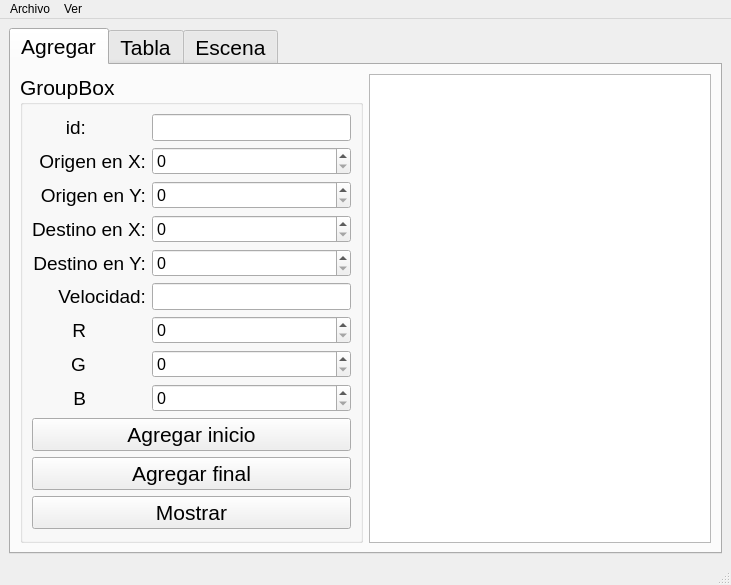
<?xml version="1.0" encoding="UTF-8"?>
<ui version="4.0">
 <class>MainWindow</class>
 <widget class="QMainWindow" name="MainWindow">
  <property name="geometry">
   <rect>
    <x>0</x>
    <y>0</y>
    <width>731</width>
    <height>538</height>
   </rect>
  </property>
  <property name="windowTitle">
   <string>Actividad 8</string>
  </property>
  <widget class="QWidget" name="centralwidget">
   <layout class="QGridLayout" name="gridLayout_3">
    <item row="0" column="0">
     <widget class="QTabWidget" name="tabWidget">
      <property name="font">
       <font>
        <family>Arial</family>
        <pointsize>16</pointsize>
       </font>
      </property>
      <property name="currentIndex">
       <number>0</number>
      </property>
      <widget class="QWidget" name="tab">
       <attribute name="title">
        <string>Agregar</string>
       </attribute>
       <layout class="QGridLayout" name="gridLayout_2">
        <item row="0" column="0">
         <widget class="QGroupBox" name="groupBox">
          <property name="title">
           <string>GroupBox</string>
          </property>
          <layout class="QGridLayout" name="gridLayout">
           <item row="4" column="1" colspan="2">
            <widget class="QLabel" name="lbl_yDestination">
             <property name="font">
              <font>
               <family>Arial</family>
               <pointsize>14</pointsize>
              </font>
             </property>
             <property name="text">
              <string>Destino en Y:</string>
             </property>
             <property name="alignment">
              <set>Qt::AlignRight|Qt::AlignTrailing|Qt::AlignVCenter</set>
             </property>
            </widget>
           </item>
           <item row="1" column="1" colspan="2">
            <widget class="QLabel" name="lbl_xOrigin">
             <property name="font">
              <font>
               <family>Arial</family>
               <pointsize>14</pointsize>
              </font>
             </property>
             <property name="text">
              <string>Origen en X:</string>
             </property>
             <property name="alignment">
              <set>Qt::AlignRight|Qt::AlignTrailing|Qt::AlignVCenter</set>
             </property>
            </widget>
           </item>
           <item row="11" column="1" colspan="3">
            <widget class="QPushButton" name="btnCreate_back">
             <property name="font">
              <font>
               <family>Arial</family>
               <pointsize>16</pointsize>
              </font>
             </property>
             <property name="text">
              <string>Agregar final</string>
             </property>
            </widget>
           </item>
           <item row="5" column="3">
            <widget class="QLineEdit" name="line_velocity">
             <property name="font">
              <font>
               <family>Arial</family>
               <pointsize>12</pointsize>
              </font>
             </property>
            </widget>
           </item>
           <item row="1" column="3">
            <widget class="QSpinBox" name="spinBox_xOrigin">
             <property name="font">
              <font>
               <family>Arial</family>
               <pointsize>12</pointsize>
              </font>
             </property>
             <property name="maximum">
              <number>500</number>
             </property>
            </widget>
           </item>
           <item row="7" column="1">
            <widget class="QLabel" name="lbl_velocity_4">
             <property name="font">
              <font>
               <family>Arial</family>
               <pointsize>14</pointsize>
              </font>
             </property>
             <property name="text">
              <string>G</string>
             </property>
             <property name="alignment">
              <set>Qt::AlignRight|Qt::AlignTrailing|Qt::AlignVCenter</set>
             </property>
            </widget>
           </item>
           <item row="0" column="3">
            <widget class="QLineEdit" name="line_id">
             <property name="font">
              <font>
               <family>Arial</family>
               <pointsize>12</pointsize>
              </font>
             </property>
            </widget>
           </item>
           <item row="8" column="3">
            <widget class="QSpinBox" name="spinBox_blue">
             <property name="font">
              <font>
               <family>Arial</family>
               <pointsize>12</pointsize>
              </font>
             </property>
             <property name="maximum">
              <number>255</number>
             </property>
            </widget>
           </item>
           <item row="10" column="1" colspan="3">
            <widget class="QPushButton" name="btnCreate_front">
             <property name="font">
              <font>
               <family>Arial</family>
               <pointsize>16</pointsize>
              </font>
             </property>
             <property name="text">
              <string>Agregar inicio</string>
             </property>
            </widget>
           </item>
           <item row="3" column="1" colspan="2">
            <widget class="QLabel" name="lbl_xDestination">
             <property name="font">
              <font>
               <family>Arial</family>
               <pointsize>14</pointsize>
              </font>
             </property>
             <property name="text">
              <string>Destino en X:</string>
             </property>
             <property name="alignment">
              <set>Qt::AlignRight|Qt::AlignTrailing|Qt::AlignVCenter</set>
             </property>
            </widget>
           </item>
           <item row="6" column="3">
            <widget class="QSpinBox" name="spinBox_red">
             <property name="font">
              <font>
               <family>Arial</family>
               <pointsize>12</pointsize>
              </font>
             </property>
             <property name="maximum">
              <number>255</number>
             </property>
            </widget>
           </item>
           <item row="6" column="1">
            <widget class="QLabel" name="lbl_velocity_3">
             <property name="font">
              <font>
               <family>Arial</family>
               <pointsize>14</pointsize>
              </font>
             </property>
             <property name="text">
              <string>R</string>
             </property>
             <property name="alignment">
              <set>Qt::AlignRight|Qt::AlignTrailing|Qt::AlignVCenter</set>
             </property>
            </widget>
           </item>
           <item row="4" column="3">
            <widget class="QSpinBox" name="spinBox_yDestination">
             <property name="font">
              <font>
               <family>Arial</family>
               <pointsize>12</pointsize>
              </font>
             </property>
             <property name="maximum">
              <number>500</number>
             </property>
            </widget>
           </item>
           <item row="8" column="1">
            <widget class="QLabel" name="lbl_velocity_5">
             <property name="font">
              <font>
               <family>Arial</family>
               <pointsize>14</pointsize>
              </font>
             </property>
             <property name="text">
              <string>B</string>
             </property>
             <property name="alignment">
              <set>Qt::AlignRight|Qt::AlignTrailing|Qt::AlignVCenter</set>
             </property>
            </widget>
           </item>
           <item row="3" column="3">
            <widget class="QSpinBox" name="spinBox_xDestination">
             <property name="font">
              <font>
               <family>Arial</family>
               <pointsize>12</pointsize>
              </font>
             </property>
             <property name="maximum">
              <number>500</number>
             </property>
            </widget>
           </item>
           <item row="2" column="1" colspan="2">
            <widget class="QLabel" name="lbl_yOrigin">
             <property name="font">
              <font>
               <family>Arial</family>
               <pointsize>14</pointsize>
              </font>
             </property>
             <property name="text">
              <string>Origen en Y:</string>
             </property>
             <property name="alignment">
              <set>Qt::AlignRight|Qt::AlignTrailing|Qt::AlignVCenter</set>
             </property>
            </widget>
           </item>
           <item row="5" column="1" colspan="2">
            <widget class="QLabel" name="lbl_velocity">
             <property name="font">
              <font>
               <family>Arial</family>
               <pointsize>14</pointsize>
              </font>
             </property>
             <property name="text">
              <string>Velocidad:</string>
             </property>
             <property name="alignment">
              <set>Qt::AlignRight|Qt::AlignTrailing|Qt::AlignVCenter</set>
             </property>
            </widget>
           </item>
           <item row="7" column="3">
            <widget class="QSpinBox" name="spinBox_green">
             <property name="font">
              <font>
               <family>Arial</family>
               <pointsize>12</pointsize>
              </font>
             </property>
             <property name="maximum">
              <number>255</number>
             </property>
            </widget>
           </item>
           <item row="12" column="1" colspan="3">
            <widget class="QPushButton" name="btn_show">
             <property name="font">
              <font>
               <family>Arial</family>
               <pointsize>16</pointsize>
              </font>
             </property>
             <property name="text">
              <string>Mostrar</string>
             </property>
            </widget>
           </item>
           <item row="2" column="3">
            <widget class="QSpinBox" name="spinBox_yOrigin">
             <property name="font">
              <font>
               <family>Arial</family>
               <pointsize>12</pointsize>
              </font>
             </property>
             <property name="maximum">
              <number>500</number>
             </property>
            </widget>
           </item>
           <item row="0" column="1">
            <widget class="QLabel" name="lbl_id">
             <property name="font">
              <font>
               <family>Arial</family>
               <pointsize>14</pointsize>
              </font>
             </property>
             <property name="text">
              <string>id:</string>
             </property>
             <property name="alignment">
              <set>Qt::AlignRight|Qt::AlignTrailing|Qt::AlignVCenter</set>
             </property>
            </widget>
           </item>
          </layout>
         </widget>
        </item>
        <item row="0" column="1">
         <widget class="QPlainTextEdit" name="plainText">
          <property name="font">
           <font>
            <family>Arial</family>
            <pointsize>14</pointsize>
           </font>
          </property>
         </widget>
        </item>
       </layout>
      </widget>
      <widget class="QWidget" name="tab_2">
       <attribute name="title">
        <string>Tabla</string>
       </attribute>
       <layout class="QGridLayout" name="gridLayout_4">
        <item row="1" column="2">
         <widget class="QPushButton" name="pushButton_showTable">
          <property name="font">
           <font>
            <family>Arial</family>
            <pointsize>14</pointsize>
           </font>
          </property>
          <property name="text">
           <string>Mostrar</string>
          </property>
         </widget>
        </item>
        <item row="0" column="0" colspan="3">
         <widget class="QTableWidget" name="tableWidget">
          <property name="font">
           <font>
            <family>Arial</family>
            <pointsize>12</pointsize>
           </font>
          </property>
         </widget>
        </item>
        <item row="2" column="0">
         <widget class="QLabel" name="lbl_sort">
          <property name="text">
           <string>Ordenar por:</string>
          </property>
         </widget>
        </item>
        <item row="1" column="1">
         <widget class="QPushButton" name="pushButton_read">
          <property name="font">
           <font>
            <family>Arial</family>
            <pointsize>14</pointsize>
           </font>
          </property>
          <property name="text">
           <string>Buscar</string>
          </property>
         </widget>
        </item>
        <item row="1" column="0">
         <widget class="QLineEdit" name="lineEdit_read">
          <property name="font">
           <font>
            <family>Arial</family>
            <pointsize>12</pointsize>
           </font>
          </property>
          <property name="placeholderText">
           <string>id</string>
          </property>
         </widget>
        </item>
        <item row="4" column="0" colspan="3">
         <layout class="QHBoxLayout" name="horizontalLayout">
          <item>
           <widget class="QPushButton" name="pushButton_sortId">
            <property name="font">
             <font>
              <family>Arial</family>
              <pointsize>14</pointsize>
             </font>
            </property>
            <property name="text">
             <string>id (ascendente)</string>
            </property>
           </widget>
          </item>
          <item>
           <widget class="QPushButton" name="pushButton_sortDistance">
            <property name="font">
             <font>
              <family>Arial</family>
              <pointsize>14</pointsize>
             </font>
            </property>
            <property name="text">
             <string>Distancia (descendente)</string>
            </property>
           </widget>
          </item>
          <item>
           <widget class="QPushButton" name="pushButton_sortVelocity">
            <property name="font">
             <font>
              <family>Arial</family>
              <pointsize>14</pointsize>
             </font>
            </property>
            <property name="text">
             <string>Velocidad (ascendente)</string>
            </property>
           </widget>
          </item>
         </layout>
        </item>
       </layout>
      </widget>
      <widget class="QWidget" name="tab_3">
       <attribute name="title">
        <string>Escena</string>
       </attribute>
       <layout class="QGridLayout" name="gridLayout_5">
        <item row="0" column="0" colspan="2">
         <widget class="QGraphicsView" name="graphicsView"/>
        </item>
        <item row="1" column="0">
         <widget class="QPushButton" name="pushButton_draw">
          <property name="text">
           <string>Dibujar</string>
          </property>
         </widget>
        </item>
        <item row="1" column="1">
         <widget class="QPushButton" name="pushButton_clear">
          <property name="text">
           <string>Limpiar</string>
          </property>
         </widget>
        </item>
       </layout>
      </widget>
     </widget>
    </item>
   </layout>
  </widget>
  <widget class="QMenuBar" name="menubar">
   <property name="geometry">
    <rect>
     <x>0</x>
     <y>0</y>
     <width>731</width>
     <height>21</height>
    </rect>
   </property>
   <widget class="QMenu" name="menuArchivo">
    <property name="title">
     <string>Archivo</string>
    </property>
    <addaction name="actionAbrir"/>
    <addaction name="actionGuardar"/>
   </widget>
   <widget class="QMenu" name="menuVer">
    <property name="title">
     <string>Ver</string>
    </property>
    <addaction name="actionGrafo"/>
   </widget>
   <addaction name="menuArchivo"/>
   <addaction name="menuVer"/>
  </widget>
  <widget class="QStatusBar" name="statusbar"/>
  <action name="actionAbrir">
   <property name="text">
    <string>Abrir</string>
   </property>
   <property name="shortcut">
    <string>Ctrl+O</string>
   </property>
  </action>
  <action name="actionGuardar">
   <property name="text">
    <string>Guardar</string>
   </property>
   <property name="shortcut">
    <string>Ctrl+S</string>
   </property>
  </action>
  <action name="actionGrafo">
   <property name="text">
    <string>Grafo</string>
   </property>
   <property name="shortcut">
    <string>Ctrl+G</string>
   </property>
  </action>
 </widget>
 <resources/>
 <connections/>
</ui>
